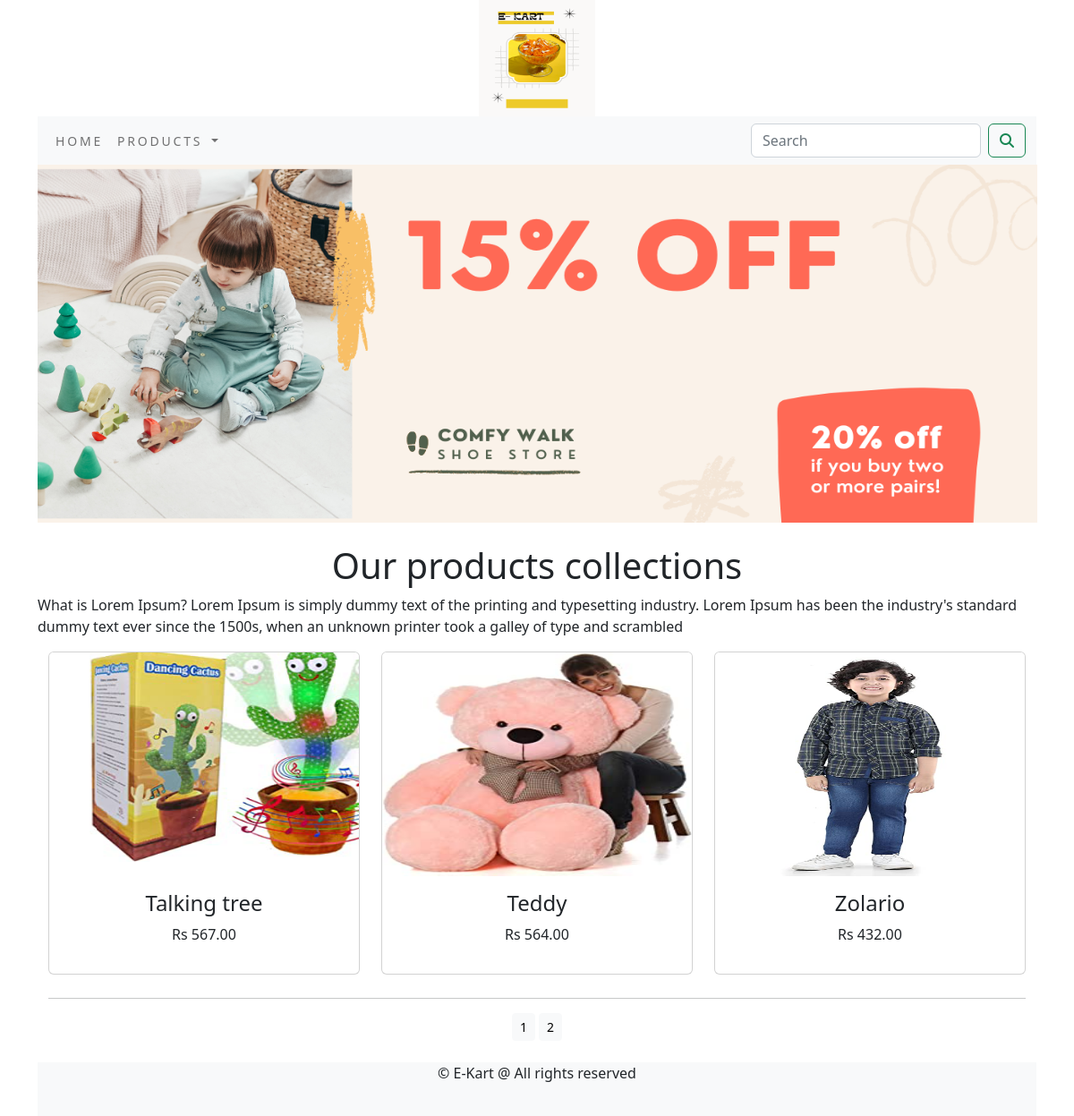
Screenshot of /shop/?page=2 with the database file from the repository.
### shop/models.py (models this page shows, shortened)
class Product(models.Model):
    name = models.CharField(max_length=250, unique=True)
    slug = models.SlugField(max_length=250, unique=True)
    description = models.TextField(blank=True)
    price=models.DecimalField(max_digits=10,decimal_places=2)
    category=models.ForeignKey(Category,on_delete=models.CASCADE)
    image = models.ImageField(upload_to='product', blank=True)
    stock=models.IntegerField()
    available=models.BooleanField(default=True)
    created=models.DateTimeField(auto_now_add=True)
    updated=models.DateTimeField(auto_now=True)
    def get_url(self):
           return reverse('shop:prodCatdetail',args=[self.category.slug,self.slug])
    class Meta:
        ordering=('name',)
        verbose_name='product'
        verbose_name_plural='products'

### shop/views.py (the view)
# urls.py: path('', views.allProdCat, name='allProdCat'),
def allProdCat(request,c_slug=None):
    c_page=None
    products_list=None
    if c_slug!=None:
        c_page=get_object_or_404(Category,slug=c_slug)
        products_list=Product.objects.all().filter(category=c_page,available=True)
    else:
        products_list=Product.objects.all().filter(available=True)
    paginator=Paginator(products_list,6)
    try :
        page=int(request.GET.get('page','1'))
    except:
        page=1
    try:
        products=paginator.page(page)
    except (EmptyPage,InvalidPage):
        products=paginator.page(paginator.num_pages)
    return render(request,'category.html',{'category':c_page,'products':products})

### cart/context_processors.py (called while the page is built)
def counter(request):
    item_count=0
    if 'admin' in request.path:
        return {}
    else:
        try:
            cart=Cart.objects.filter(cart_id=_cart_id(request))
            car_items=CartItem.objects.all().filter(cart=cart[:1])
            for cart_item in car_items:
                item_count += cart_item.quantity
        except Cart.DoesNotExist:
            item_count =0
    return dict(item_count=item_count)

### cart/views.py (called while the page is built)
def _cart_id(request):
    cart=request.session.session_key
    if not cart:
        cart=request.session.create()
    return cart

### shop/context_processors.py (called while the page is built)
def menu_links(request):
    links=Category.objects.all()
    return dict(links=links)

### shop/models.py (called while the page is built)
    def get_url(self):
        return  reverse('shop:products_by_category',args=[self.slug])

### template/category.html (shortened to what this page needs)
{% extends 'base.html'%}
{% load static %}
{% block content %}
 <div class="mx_auto">
     {% if category %}
     <img class="my_image" src="{{category.image.url }}"  width="1117px"  alt="{{category.name}}">
 </div><br>
<div>
    <h1 class="text-center my_title">{{category.name}}</h1>
    <p class="text-justify">{{category.description}}</p>
 </div>
 {% else %}
    <div>
         <img class="my_image my_image_padding" src="{% static 'img/banner.png' %}" alt="our products" width="1117" height="400">
    </div>
    <br>
    <div>
        <h1 class="text-center my_title"> Our products collections</h1>
    <p class="text-justify">What is Lorem Ipsum?
Lorem Ipsum is simply dummy text of the printing and typesetting industry. Lorem Ipsum has been the industry's standard dummy text ever since the 1500s, when an unknown printer took a galley of type and scrambled
    </div>
    {% endif %}
    <div class="container">
        <div class="row mx_auto">
        {% for product in products.object_list %}
        <div class="my_bottom_margin col-2 col-sm-4 col-md-4 xol-md-4 xol-lg-4">
            <div class="card text-center" style="min-width:18rem;">
        <a href="{{product.get_url}}"><img class="card-img-top my_image" src="{{product.image.url}}" alt="{{product.name}}" height="250px"></a>
        <div class="card-body">
          <h4>{{product.name}}</h4>
            <p>Rs {{product.price}}</p>
        </div>
                </div></div>
 {% endfor %}
    </div>
            <div class="mx-auto">
                {% if products.paginator.num_pages > 1 %}
                <hr>
                <div class="text-center">
                    {% for pg in products.paginator.page_range %}
                    <a href="?page={{pg}}" class="btn btn-light btn-sm {% if products.number == pa %} active {% endif%}">{{pg}}</a>
             {% endfor %}
              </div>
               {% endif %}
                </div>
                </div><br>
        {% endblock %}

### static/css/custom.css (style rules this page uses)
body { font-family: 'Roboto', sans-serif; }
.my_image { width=60px; height=60px; }
.my_image_padding { padding=5px; }
.my_bottom_margin { margin-bottom:10px; }

### rows the page displays
Product: image (picture), name "Talking tree", price "567.00"
Product: image (picture), name "Teddy", price "564.00"
Product: image (picture), name "Zolario", price "432.00"

### other values shown
{{ pg }} "1" "2"
